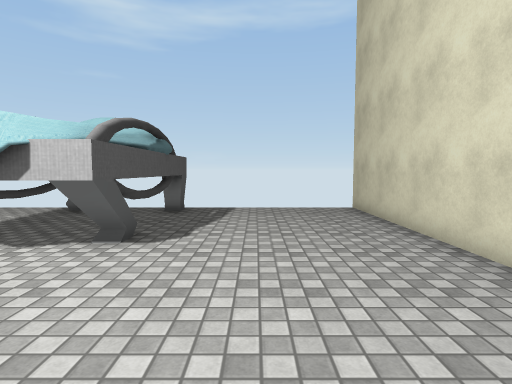
View 1 (above)

16 first-person views from a walk through a 3-D level made in the Unity game engine. The camera is 1.4 m above the floor, tilts 4° down and sees 80° across. The floor is counted in squares, 1 m on a side. Each view is taken from the middle of a square. On the plan, view 1 faces up. The plan holds only what a view shows up to about 14 squares ahead; the rest is blank. The place goes on beyond the plan. Some animated figures are left out. Some surface patterns are stand-ins.

View 2
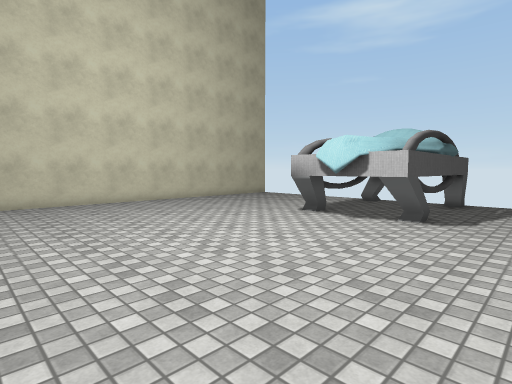

View 3
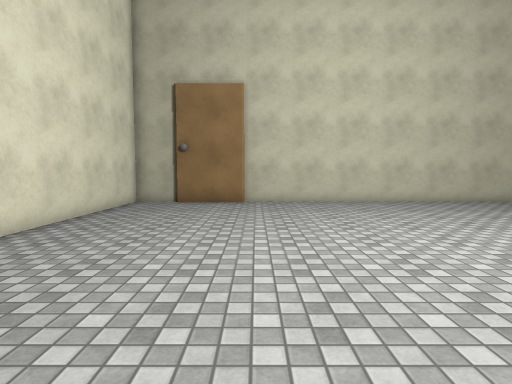

View 4
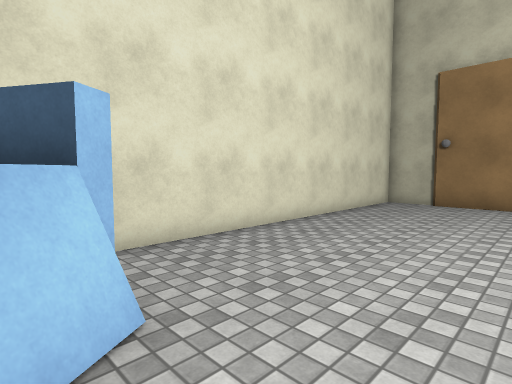

View 5
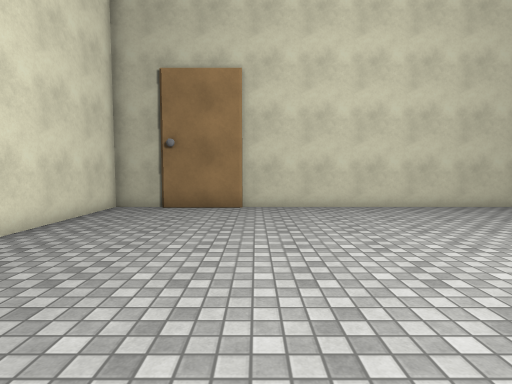

View 6
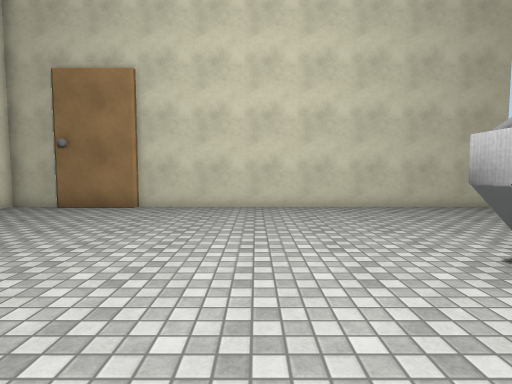

View 7
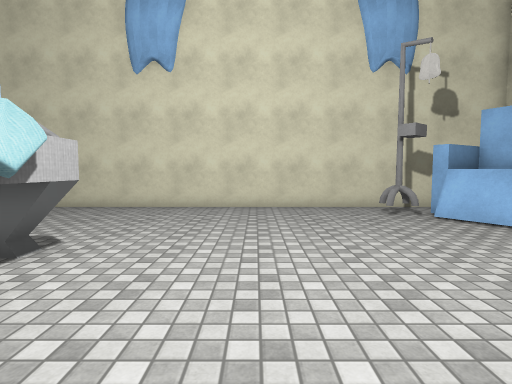

View 8
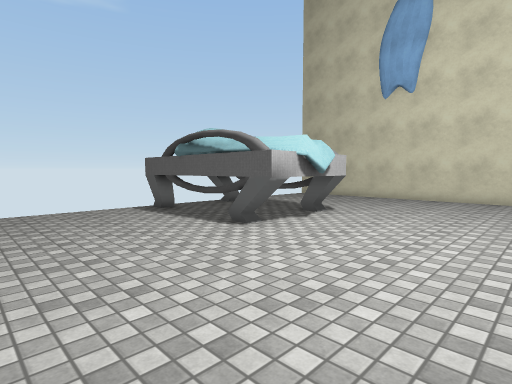

View 9
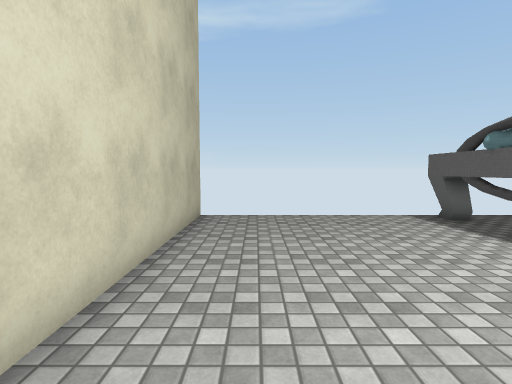

View 10
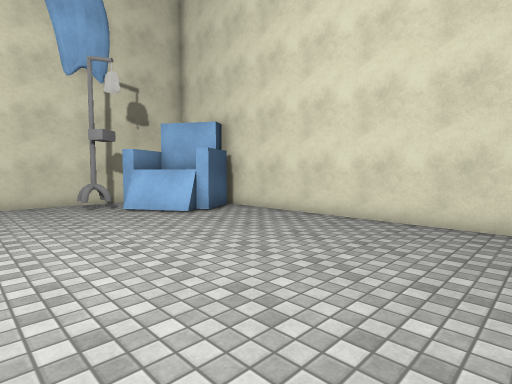

View 11
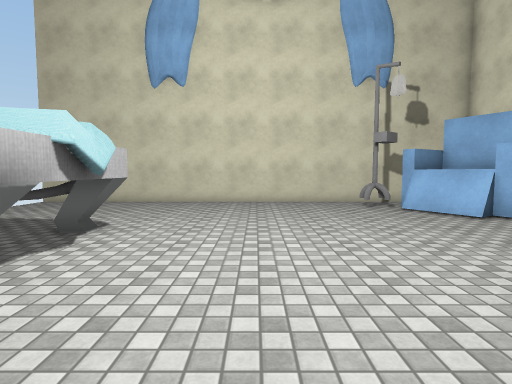

View 12
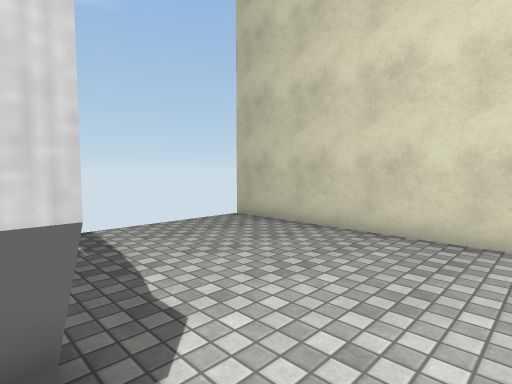

View 13
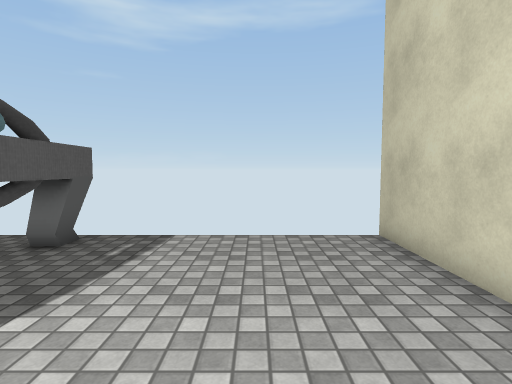

View 14
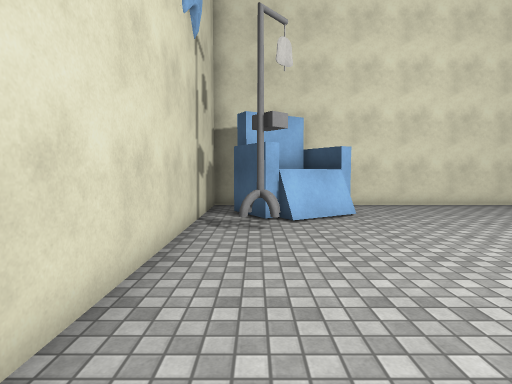

View 15
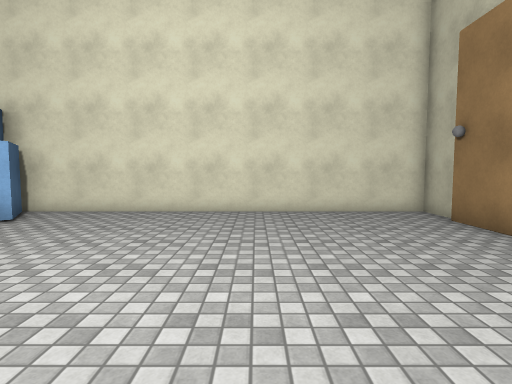

View 16
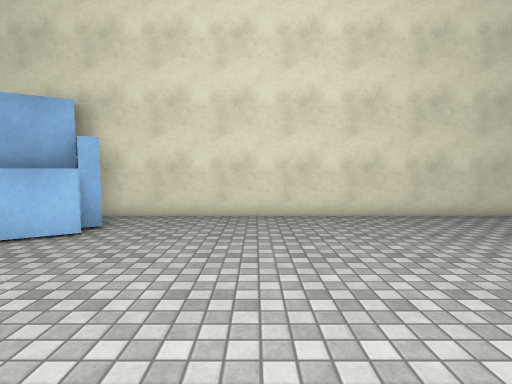

### Floor plan
Key: @ floor where view 1 was taken; # wall or solid block; . floor; = window, fence, low wall or low ledge; v drop or lower ground; T thing the floor can be seen under or through.
Columns run from 14 left of view 1 to 4 right of it. Each row starts with its distance up from view 1.
 12 vvvvvvvv#  #vvvvvvv
 11 #.......#  #......#
 10 #.......#  T......#
  9 #.......#  T......#
  8 #.......#  T......#
  7 #.......#  T......#
  6 #.......#  T......#
  5 #.......##TT......#
  4 #.................#
  3 #.................#
  2 #.................#
  1 #.................#
  0 #.............@...#
 -1 #.................#
 -2 #...............=.#
 -3 #...............=.#
 -4 #.............###.#
 -5 #............######
 -6 #............######
 -7 #.............##  #
 -8 ###############  ##

Positions as (right, up) in squares from view 1, and headings:
1: (0, 0), facing up
2: (0, -3), facing up-left
3: (0, -2), facing left
4: (0, -2), facing down-left
5: (-2, -2), facing left
6: (-2, 2), facing left
7: (-8, 2), facing right
8: (-12, 0), facing up-right
9: (-12, 2), facing up
10: (-10, 1), facing down-right
11: (-10, 2), facing right
12: (-3, 4), facing up-right
13: (1, 5), facing up
14: (2, 5), facing down
15: (-8, 3), facing down
16: (-5, 2), facing down
